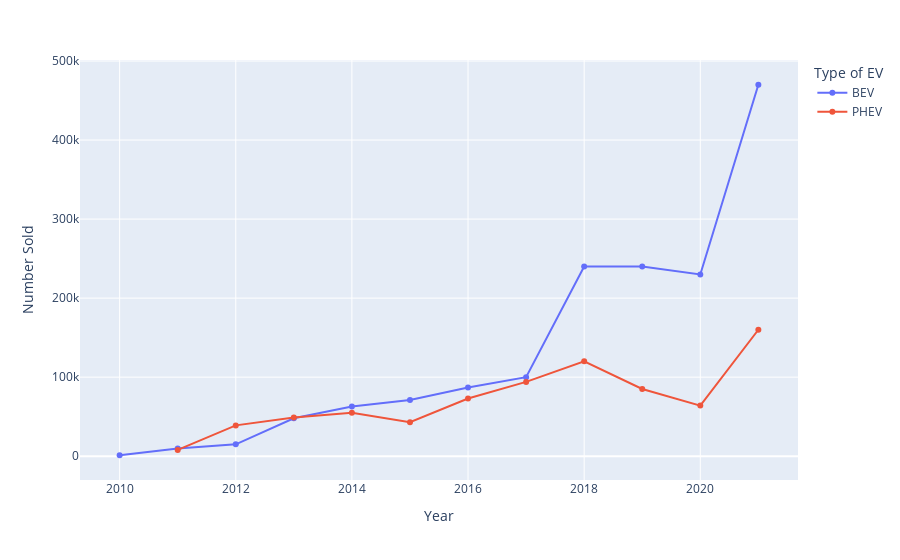

The cell this chart's notebook holds for it:
### Code cell
fig_4 = px.line(EV_sales_USA_df, x='Year', y='Number Sold', color = "Type of EV", markers=True)
fig_4.write_image("Output/Electric_Cars_Sold_Over_Time_USA_by_type.png")
fig_4.show()

### Figure 1 — Plotly figure (JSON) as saved in the notebook; plotly's stock layout.template omitted (floating-point values rounded to 4 significant figures)
{"data": [{"hovertemplate": "Type of EV=BEV<br>Year=%{x}<br>Number Sold=%{y}<extra></extra>", "legendgroup": "BEV", "line": {"color": "#636efa", "dash": "solid"}, "marker": {"symbol": "circle"}, "mode": "lines+markers", "name": "BEV", "orientation": "v", "showlegend": true, "type": "scatter", "x": [2010, 2011, 2012, 2013, 2014, 2015, 2016, 2017, 2018, 2019, 2020, 2021], "xaxis": "x", "y": [1200, 9800, 15000, 48000, 63000, 71000, 87000, 100000, 240000, 240000, 230000, 470000], "yaxis": "y"}, {"hovertemplate": "Type of EV=PHEV<br>Year=%{x}<br>Number Sold=%{y}<extra></extra>", "legendgroup": "PHEV", "line": {"color": "#EF553B", "dash": "solid"}, "marker": {"symbol": "circle"}, "mode": "lines+markers", "name": "PHEV", "orientation": "v", "showlegend": true, "type": "scatter", "x": [2011, 2012, 2013, 2014, 2015, 2016, 2017, 2018, 2019, 2020, 2021], "xaxis": "x", "y": [8000, 39000, 49000, 55000, 43000, 73000, 94000, 120000, 85000, 64000, 160000], "yaxis": "y"}], "layout": {"legend": {"title": {"text": "Type of EV"}, "tracegroupgap": 0}, "margin": {"t": 60}, "xaxis": {"anchor": "y", "domain": [0, 1], "title": {"text": "Year"}}, "yaxis": {"anchor": "x", "domain": [0, 1], "title": {"text": "Number Sold"}}}}
